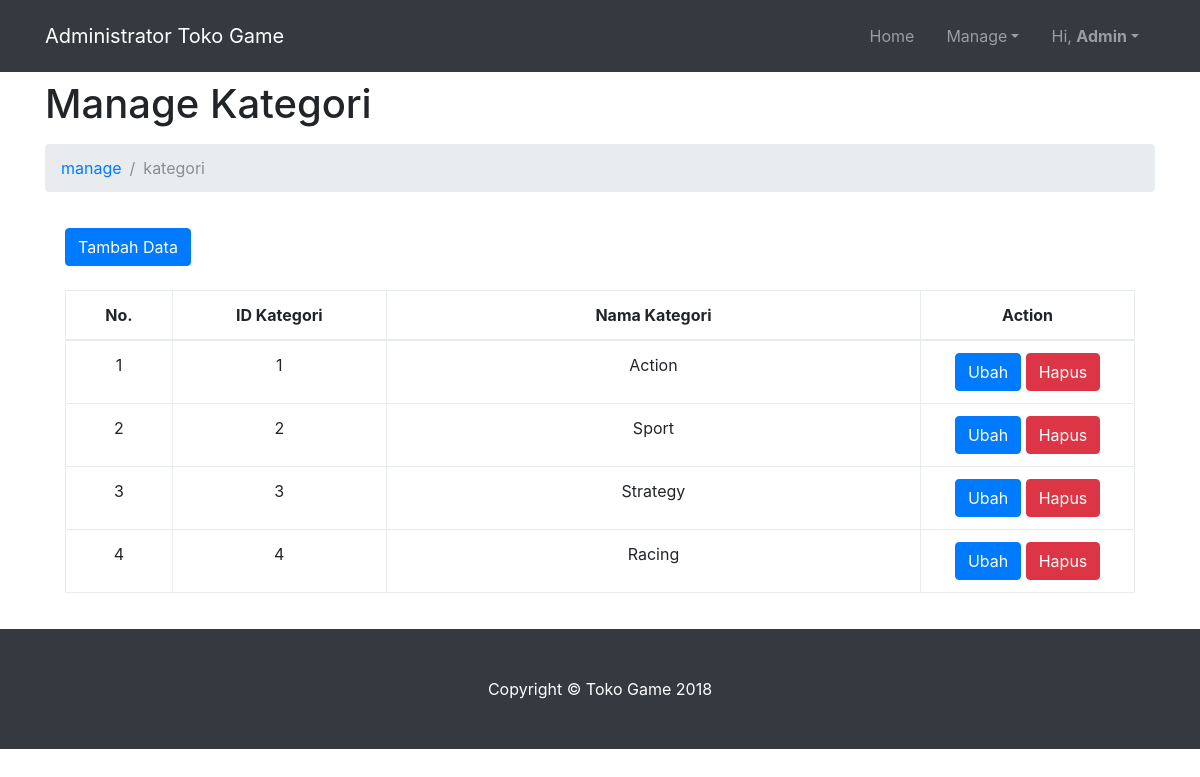
/admin/manage.php?page=kategori (signed in), run on the app's committed database.
### tables this page shows
CREATE TABLE `tb_kategori` (
  `id_kategori` int(11) NOT NULL,
  `nama_kategori` varchar(10) NOT NULL
);

### admin/kategori.php (the view, shortened to what this page needs)
<div class="container">
    <h1 class="mt-4 mb-3">Manage Kategori</h1>
    <ol class="breadcrumb">
        <li class="breadcrumb-item">
            <a href="#">manage</a>
        </li>
        <li class="breadcrumb-item active"><?php echo $page;?></li>
    </ol>
    <div class="row">
        <div class="col-md-12">
            <div class="card-body">
                <a class="btn btn-primary" href="manage.php?tambah=tambah-kategori"> Tambah Data </a>
                <br><br>
                <div class="table-responsive text-center">
                    <table class="table table-bordered" id="dataTable" width="100%" cellspacing="0">
                        <thead>
                            <tr>
                                <th width="10%">No.</th>
                                <th width="20%">ID Kategori</th>
                                <th>Nama Kategori</th>
                                <th width="20%">&nbsp;Action&nbsp;</th>
                            </tr>
                        </thead>
                        <tbody>
                            <?php
                            $sql=mysql_query("SELECT * FROM tb_kategori");
                            $no=1;
                            while($data=mysql_fetch_array($sql)){
                            ?>
                            <tr>
                                <td><?php echo $no; ?></td>
                                <td><?php echo $data['id_kategori']; ?></td>
                                <td><?php echo $data['nama_kategori']; ?></td>
                                <td>
                                    <a class="btn btn-primary" href="manage.php?tambah=tambah-kategori&id_kategori=<?php echo $data['id_kategori'];?>">
                                        <i class="glyphicon glyphicon-pencil"></i>Ubah
                                    </a>
                                    <a class="btn btn-danger" href="manage.php?page=kategori&hapus=<?php echo $data['id_kategori'];?>">
                                        <i class="glyphicon glyphicon-remove"></i>Hapus
                                    </a>
                                </td>
                            </tr>
                            <?php
                            $no++;
                            } ?>
                        </tbody>
                    </table>
                </div>
            </div>
        </div>
    </div>
</div>

### css/style.css (style rules this page uses)
body { padding-top: 54px; }
@media (min-width: 992px) { body { padding-top: 56px; } }

### data on the page
tb_kategori: id_kategori "1", nama_kategori "Action"
tb_kategori: id_kategori "2", nama_kategori "Sport"
tb_kategori: id_kategori "3", nama_kategori "Strategy"
tb_kategori: id_kategori "4", nama_kategori "Racing"

### other printed values
$page "kategori"
